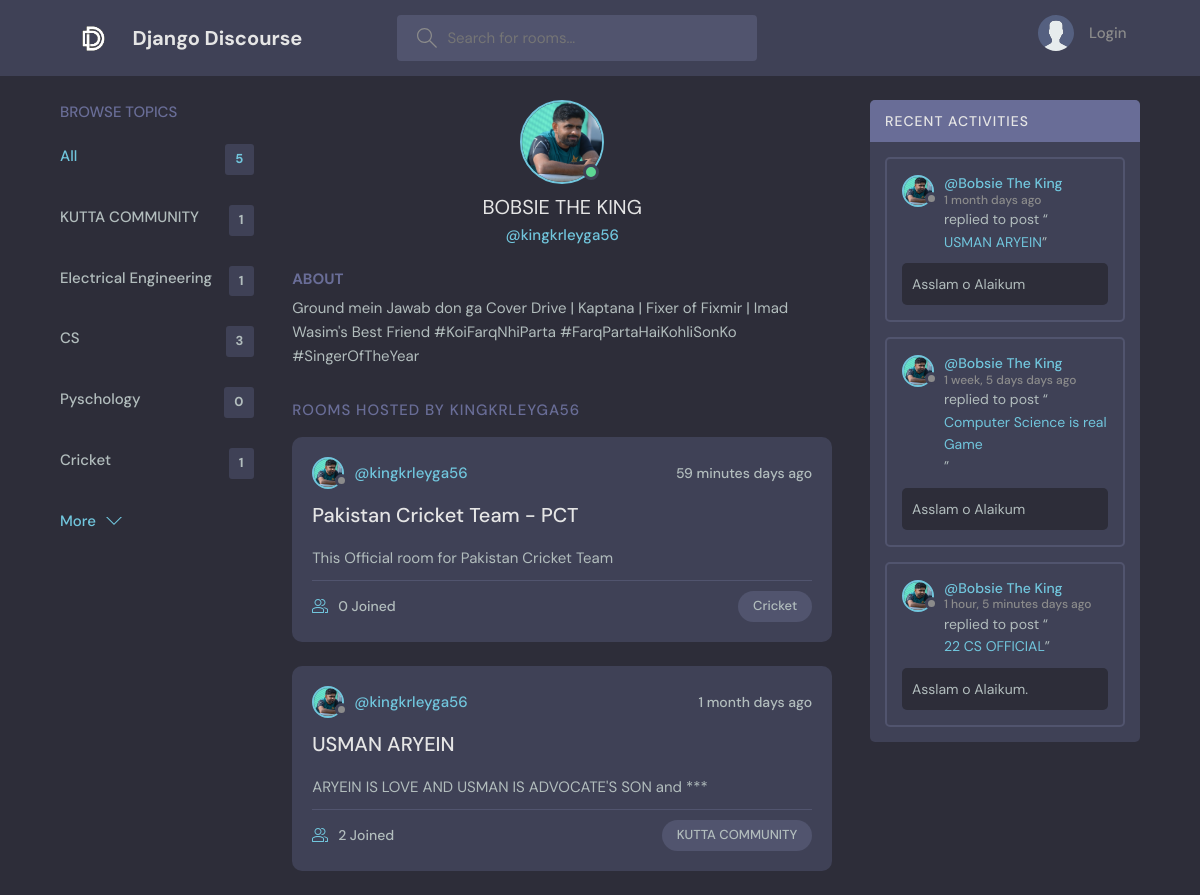
The app's page /userprofile/1 with its own data.
### chat/models.py (models this page shows, shortened)
class Topic(models.Model):
    topic = models.CharField(max_length=200)
    def __str__(self):
        return self.topic

class User(AbstractUser):
    name = models.CharField(max_length=200,null=True)
    email = models.EmailField(unique=True,null=True)
    bio = models.TextField(null=True)
    avatar = models.ImageField(null=True,default="avatar.svg")
    USERNAME_FIELD = 'email'
    REQUIRED_FIELDS = []

class Room(models.Model):
    host = models.ForeignKey(User,on_delete=models.SET_NULL,null=True)
    name = models.CharField(max_length=200)
    description = models.TextField(null=True,blank=True)
    participants = models.ManyToManyField(User,related_name="Participants",blank=True)
    topic = models.ForeignKey(Topic,on_delete=models.SET_NULL,null=True)
    updated = models.DateTimeField(auto_now=True)
    created = models.DateTimeField(auto_now_add=True)
    class Meta:
        ordering = ['-updated','-created']
    def __str__(self):
        return self.name

class Message(models.Model):
    user = models.ForeignKey(User,on_delete=models.CASCADE)
    room = models.ForeignKey(Room,on_delete=models.CASCADE)
    message = models.TextField()
    updated = models.DateTimeField(auto_now=True)
    created = models.DateTimeField(auto_now_add=True)

### chat/views.py (the view)
# urls.py: path('userprofile/<str:pk>',views.userProfile,name="userprofile"),
def userProfile(request,pk):
    user = User.objects.get(id=pk)
    rooms = user.room_set.all()
    chats = user.message_set.all()
    topics = Topic.objects.all()
    context = {'user' : user,'rooms' : rooms,'chats' : chats,'topics' : topics,'page' : user.name}
    return render(request,'chat/profile.html',context)

### chat/templates/chat/profile.html (shortened to what this page needs)
{% extends "base.html" %}
{% block content %}
  <main class="profile-page layout layout--3">
    <div class="container">
      {% include 'chat/topics_components.html' %}
      <div class="roomList">
        <div class="profile">
          <div class="profile__avatar">
            <div class="avatar avatar--large active">
              <img src="{{user.avatar.url}}" />
            </div>
          </div>
          <div class="profile__info">
            <h3 style="text-transform: uppercase;">{{user.name}}</h3>
            <p>@{{user.username}}</p>
          </div>
          <div class="profile__about">
            <h3>About</h3>
            <p>
              {{user.bio}}
            </p>
          </div>
        </div>
        <div class="roomList__header">
          <div>
            <h2>Rooms Hosted by {{user.username}}</a>
            </h2>
          </div>
        </div>
        {% include 'chat/feed_components.html' %}
      </div>
        {% include 'chat/activity_components.html' %}
    </div>
  </main>
{% endblock %}

### chat/templates/chat/topics_components.html
<div class="topics">
    <div class="topics__header">
      <h2>Browse Topics</h2>
    </div>
    <ul class="topics__list">
      <li>
        <a href="{% url 'home' %}" class="active">All<span>{{topics.count}}</span></a>
      </li>
      {% for topic in topics %}
      <li>
        <a href="{% url 'home' %}?q={{topic}}">{{topic}}<span>{{topic.room_set.all.count}}</span></a>
      </li>
      {% endfor %}
    </ul>
    <a class="btn btn--link" href="{% url 'topicspage' %}">
      More
      <svg
        version="1.1"
        xmlns="http://www.w3.org/2000/svg"
        width="32"
        height="32"
        viewBox="0 0 32 32"
      >
        <title>chevron-down</title>
        <path d="M16 21l-13-13h-3l16 16 16-16h-3l-13 13z"></path>
      </svg>
    </a>
  </div>

### chat/templates/chat/feed_components.html (shortened to what this page needs)
{% for room in rooms %}
<div class="roomListRoom">
    <div class="roomListRoom__header">
      <a href="{% url 'userprofile' room.host.id %}" class="roomListRoom__author">
        <div class="avatar avatar--small">
          <img src="{{room.host.avatar.url}}" />
        </div>
        <span>@{{ room.host.username }}</span>
      </a>
      <div class="roomListRoom__actions">
        <span>{{ room.created|timesince }} days ago</span>
      </div>
    </div>
    <div class="roomListRoom__content">
      <a href="{% url 'room' room.id %}">{{ room.name }}</a>
      <p>
        {{ room.description }}
      </p>
    </div>
    <div class="roomListRoom__meta">
      <a href="{% url 'room' room.id %}" class="roomListRoom__joined">
        {{ room.participants.count }} Joined
      </a>
      <p class="roomListRoom__topic">{{room.topic}}</p>
    </div>
  </div>
  {% endfor %}

### chat/templates/chat/activity_components.html (shortened to what this page needs)
<div class="activities">
    <div class="activities__header">
      <h2>Recent Activities</h2>
    </div>
    {% for chat in chats|slice:":3" %}
    <div class="activities__box">
      <div class="activities__boxHeader roomListRoom__header">
        <a href="{% url 'userprofile' chat.user.id %}" class="roomListRoom__author">
          <div class="avatar avatar--small">
            <img src="{{chat.user.avatar.url}}" />
          </div>
          <p>
            @{{chat.user.name}}
            <span>{{chat.created|timesince}} days ago</span>
          </p>
        </a>
      </div>
      <div class="activities__boxContent">
        <p>
          replied to post “<a href="{% url 'room' chat.room.id %}">{{chat.room}}</a
          >”
        </p>
        <div class="activities__boxRoomContent">
            {{chat.message}}
        </div>
      </div>
    </div>
    {% endfor %}
  </div>

### records on screen
Topic: topic "KUTTA COMMUNITY", room_set.all.count "1"
Topic: topic "Electrical Engineering", room_set.all.count "1"
Topic: topic "CS", room_set.all.count "3"
Topic: topic "Pyschology", room_set.all.count "0"
Topic: topic "Cricket", room_set.all.count "1"
User: avatar (picture), name "BOBSIE THE KING", username "kingkrleyga56", bio "Ground mein Jawab don ga Cover Drive | Kaptana | Fixer of Fixmir | Imad Wasim's Best Friend #KoiFarqNhiParta #FarqPartaHaiKohliSonKo #SingerOfTheYear", username "KINGKRLEYGA56"
Room: host.avatar (picture), host.username "kingkrleyga56", created "59 minutes", name "Pakistan Cricket Team - PCT", description "This Official room for Pakistan Cricket Team", participants.count "0", topic "Cricket"
Room: host.avatar (picture), host.username "kingkrleyga56", created "1 month", name "USMAN ARYEIN", description "ARYEIN IS LOVE AND USMAN IS ADVOCATE'S SON and ***", participants.count "2", topic "KUTTA COMMUNITY"
Message: user.avatar (picture), user.name "Bobsie The King", created "1 month", room "USMAN ARYEIN", message "Asslam o Alaikum"
Message: user.avatar (picture), user.name "Bobsie The King", created "1 week, 5 days", room "Computer Science is real Game", message "Asslam o Alaikum"
Message: user.avatar (picture), user.name "Bobsie The King", created "1 hour, 5 minutes", room "22 CS OFFICIAL", message "Asslam o Alaikum."

### other values on screen
{{ topics.count }} "5"
